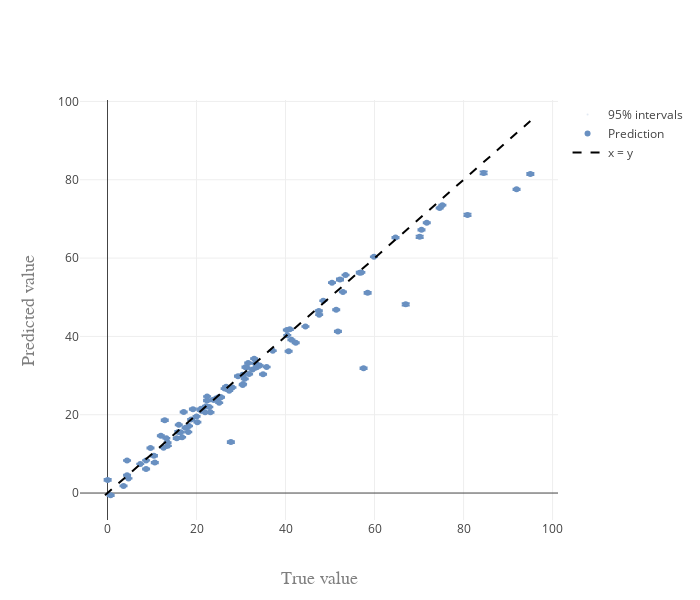

This figure's notebook cell:
### Code cell
fig = pred_vs_error_perc(mean, lower, upper, y_test, 95)
pltlyoff.iplot(fig, filename='')
print('With optimization P(Y | C)')
print('P(C)', model.constrprob_Xv(n = 100))
